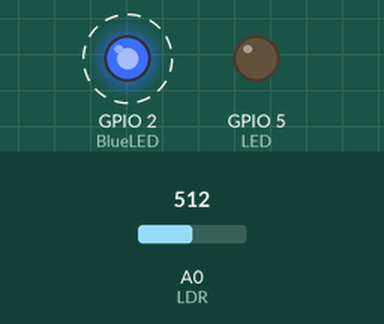
A program run on a simulated ESP8266 (NodeMCU). On the bench: output pins drawn as LEDs (lit = HIGH). Dashed ring = blinking. The test bench sets the inputs (shaded band); at power-on: A0 (LDR) = 512.

Above: at 1.2 s.
1.3 s: A0 (LDR) set to 885
4.3 s: A0 (LDR) set to 907
At 4.72 s:
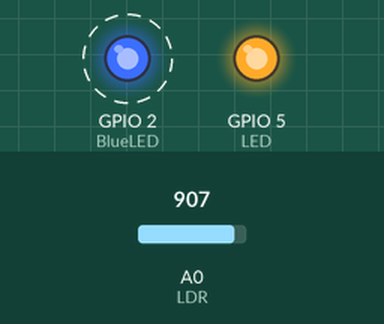
7.3 s: A0 (LDR) set to 890
At 7.72 s:
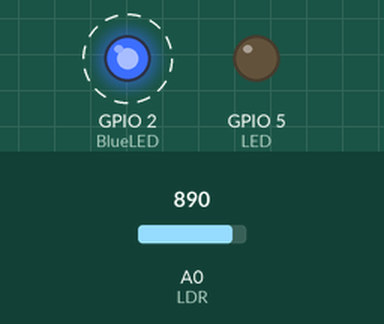
10.3 s: A0 (LDR) set to 900
At 10.73 s:
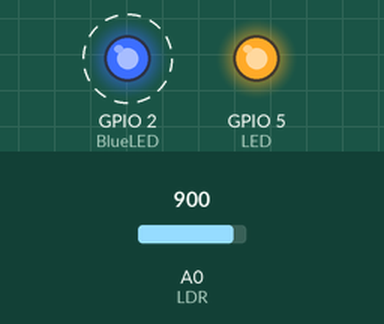
Timing chart, 0 to 14.3 s (numbered marks = the images above; inputs shaded):
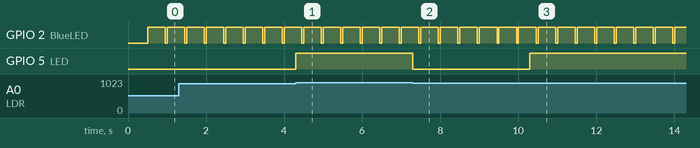

Measured:
- the behaviour switches between 899 and 900 on A0 (LDR) (found by bisection; images 0 and 1)
- after the input at 4.3 s, GPIO 5 (LED): LOW → HIGH at once
- after the input at 7.3 s, GPIO 5 (LED): HIGH → LOW at once
- after the input at 10.3 s, GPIO 5 (LED): LOW → HIGH at once
- by itself, GPIO 2 (BlueLED): alternates HIGH for 0.45 s and LOW for 0.05 s

The program:

main.cpp
```cpp
#include <Arduino.h>
#define BlueLED 2 //Define blinking LED pin
#define LED 5
#define LDR 17
int counter;
bool light = false;
bool blueLight = false;

// Generally, you should use "unsigned long" for variables that hold time
// The value will quickly become too large for an int to store
unsigned long previousMillis = 0;        // will store last time LED was updated
unsigned long previousBlinkMillis = 0;        // will store last time LED was updated

// constants won't change :
const long info_interval = 60000;           // interval at which to report (milliseconds)
const long blink_time_off = 450;           // interval at which to report (milliseconds)
const long blink_time_on = 50;           // interval at which to report (milliseconds)
const long factor = 3600000 / info_interval;


void setup() {
  // put your setup code here, to run once:
  Serial.begin(115200);
  pinMode(LED, OUTPUT);
  pinMode(BlueLED, OUTPUT); // Initialize the LED pin as an output
  pinMode(LDR, INPUT);
}

void loop() {
	int sensorValue = analogRead(LDR);   // read the input on analog pin 0

	unsigned long currentMillis = millis();

	if ((currentMillis - previousBlinkMillis) >= (blink_time_off)) {
    	if (!blueLight) {
			digitalWrite(BlueLED, LOW); // Turn the LED on (Note that LOW is the voltage level)
			blueLight = true;
		}
	}
	if ((currentMillis - previousBlinkMillis) >= (blink_time_off + blink_time_on)) {
	 if (blueLight) {
			digitalWrite(BlueLED, HIGH); // Turn the LED off by making the voltage HIGH
			blueLight = false;
			previousBlinkMillis = currentMillis;
		}
	}


	if (currentMillis - previousMillis >= info_interval) {
    	// save the last time you blinked the LED
    	previousMillis = currentMillis;
		//Serial.print("sensorvalue: ");
		//Serial.println(sensorValue);
		Serial.print(" in 60 sec - counts: ");
		Serial.print(counter);
		Serial.print(" - current power consumption: ");
		Serial.print(counter * factor / 1000.0);
		Serial.println(" kW ");

		counter=0;
	}

  if (sensorValue >=900) {
	  digitalWrite(LED, HIGH);
	  if (!light) {
		  light = true;
		  counter++ ;
	  }
	}
	else {
		light =false;
    	digitalWrite(LED, LOW);
	}
}
```
